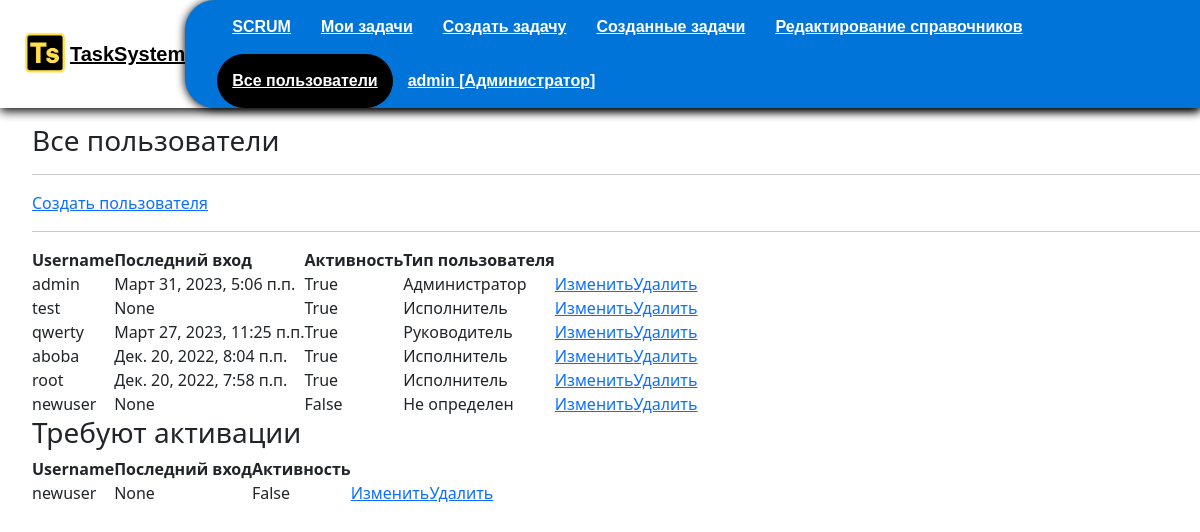
Before: /all_users (signed in) with the older database file.
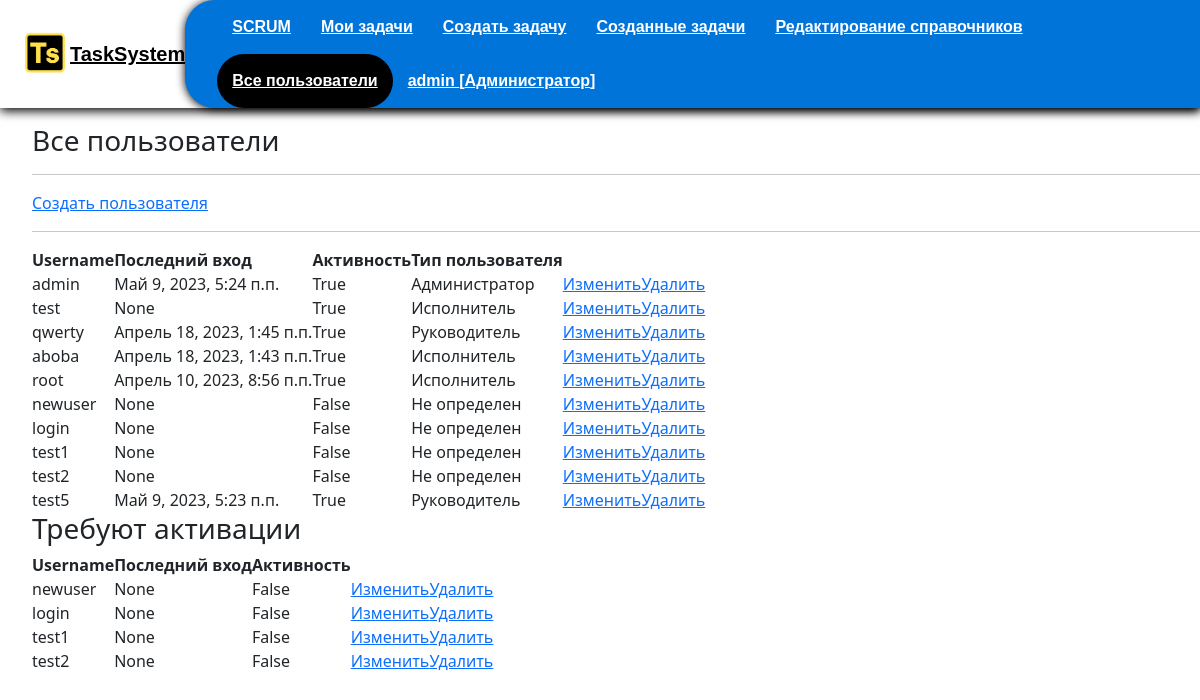
After: the same page with the newer database file.
### authapp/models.py (models this page shows, shortened)
class CustomUser(AbstractUser):
    LastAuthDate = models.DateTimeField(auto_now=True)
    is_active = models.BooleanField(verbose_name="Пользователь активирован", default=False)

class Right(models.Model):
    user_id = models.ForeignKey(CustomUser, on_delete=models.CASCADE, verbose_name="Пользователь")
    usertype_id = models.ForeignKey(Type, on_delete=models.CASCADE, verbose_name="Тип пользователя", null=True)

class Type(models.Model):
    name = models.CharField("Название", blank=True, max_length=40)

### mainapp/views.py (the view)
# urls.py: path('all_users', mainapp.all_users, name="all_users"),
@user_passes_test(lambda u: u.is_superuser)
def all_users(request):
    try:
        right = Right.objects.get(user_id=request.user)
    except:
        right = None
    users = CustomUser.objects.all().values_list('id', 'username', 'last_login', 'is_active', 'right__usertype_id__name')
    users.query = pickle.loads(pickle.dumps(users.query))
    usersdata = UserData.objects.all()
    non_active_user = CustomUser.objects.filter(is_active=False)
    return render(request, 'mainapp/all_users.html', context={
        'title':"Все пользователи",
        "right":right,
        'users': users,
        'userdata': usersdata,
        'non_active_user': non_active_user
    })

### mainapp/templates/mainapp/all_users.html (shortened to what this page needs)
{% load static %}
{% include 'mainapp/includes/menu_inc.html' %}
<div class='page_style'>
<h3>Все пользователи</h3>
<hr>
<a class="button" href ="{% url 'auth:create_user' %}" >Создать пользователя </a>
<hr>
<table class="primary">
    <thead>
      <tr>
        <th>Username</th>
        <th>Последний вход</th>
        <th>Активность<th>
        <th>Тип пользователя</th>
        <th><th>
      </tr>
    </thead>
    <tbody>
        {% for user in users %}
      <tr>
        <td>{{user.username}}</td>
        <td>{{user.last_login}}</td>
        <td>{{user.is_active}}</td>
        <td>{% if user.right__usertype_id__name %}{{user.right__usertype_id__name}} {% else %} Не определен {%endif%}</td>
        <td><a href ="{% url 'edit_user' user.id %}">Изменить  </a></td>
        <td><a href ="{% url 'delete_user' user.id %}">Удалить </a></td>
      </tr>
      {% endfor %}
    </tbody>
  </table>
<h3>Требуют активации</h3>
<table class="primary">
    <thead>
      <tr>
        <th>Username</th>
        <th>Последний вход</th>
        <th>Активность<th>
        <th><th>
      </tr>
    </thead>
    <tbody>
        {% for user in non_active_user %}
      <tr>
        <td>{{user.username}}</td>
        <td>{{user.last_login}}</td>
        <td>{{user.is_active}}</td>
        <td><a href ="{% url 'edit_user' user.id %}">Изменить  </a></td>
        <td><a href ="{% url 'delete_user' user.id %}">Удалить </a></td>
      </tr>
      {% endfor %}
    </tbody>
  </table>
</div>

### mainapp/templates/mainapp/includes/menu_inc.html (shortened to what this page needs)
{% load static %}
<!DOCTYPE html>
<html lang="en">
<head>
  <link rel="stylesheet" type="text/css" href="{% static 'css/task.css' %}">
  <link rel="stylesheet" type="text/css" href="{% static 'css/style.css' %}">
  <link rel="stylesheet" type="text/css" href="{% static 'css/scrum.css' %}">
  <link rel="stylesheet" type="text/css" href="{% static 'css/menu.css' %}">
  <link href="{% static 'colorfield/css/colorpicker.css' %}" rel="stylesheet">
  <link href="{% static 'css/colorfield.css' %}" rel="stylesheet">
  <link rel="stylesheet" type="text/css" href="{% static 'colorfield/css/color-picker.css' %}">
  <link href="https://cdn.jsdelivr.net/npm/bootstrap@5.2.0-beta1/dist/css/bootstrap.min.css" rel="stylesheet">
    <link rel="stylesheet" href="https://cdn.jsdelivr.net/npm/picnic">
</head>
<body>
  <header class='header'>
    <div class='block-logo'>
      <a href='{% url "main" %}' class="logo"><img src="{% static 'images/TSlogo.png' %}" width="50" height="50"></a>
      <p class='logo-text'><a href='{% url "main" %}' class='logo-text'>TaskSystem</a></p>
    </div>
    <nav class='menu-items'>
      <ul class='menu-item'>
        <li><a href="{% url 'main' %}" class="{% if request.resolver_match.url_name == 'main' %} active_url {% endif %}">SCRUM</a></li>
        <li><a href="{% url 'mytasks:task_view' %}" class="{% if request.resolver_match.url_name == 'task_view' %} active_url  {% endif %}">Мои задачи</a></li>
        {% if right.usertype_id.name == "Руководитель" or right.usertype_id.name == "Администратор" %}
        <li><a href="{% url 'create' %}" class="{% if request.resolver_match.url_name == 'create' %} active_url{% endif %}">Создать задачу</a></li>
        <li><a href="{% url 'creation_tasks' %}" class="{% if request.resolver_match.url_name == 'creation_tasks' %} active_url {% endif %}">Созданные задачи</a></li>
        {% endif %}
        {% if request.user.is_superuser %}
        <li><a href="{% url 'edit_directory:directory_view' %} " class="{% if request.resolver_match.url_name == 'directory_view' %} active_url {% endif %}">Редактирование справочников</a></li>
        <li><a href="{% url 'all_users' %}" class="{% if request.resolver_match.url_name == 'all_users' %} active_url {% endif %}">Все пользователи</a></li>
        {% endif %}
        <li><a href="#" class="{% if request.resolver_match.url_name == 'account' %} active_url {% endif %}">{{ user.username }} {% if right.usertype_id.name %}[{{right.usertype_id.name}}]{% else %} [Не определен] {% endif %}</a>
      </li>
      </ul>
    </nav>
  </header>

### static/css/style.css (style rules this page uses)
.page_style { margin-left: 2em; margin-top: 1em; padding-bottom: 2em; }

### static/css/menu.css (style rules this page uses)
* { margin: 0; padding: 0; box-sizing: border-box; list-style: none; text-decoration: none; }
.header { display: flex; justify-content: space-between; align-items: center; height: auto; box-shadow: 0 3px 10px #000; font-family: sans-serif; }
.block-logo { display: flex; justify-content: center; align-items: center; }
.block-logo { transition: .5s; padding-left: 20px; }
.logo-text { margin-bottom: 0; font-weight: 700; transition: .5s; font-size: 20px; font-weight: 900; color: #000; }
.logo { width: 50px; height: 50px; transition: .5s; font-size: 20px; font-weight: 900; color: #000; z-index: 0; }
.menu-items { position: initial !important; border-top-left-radius: 30px; border-bottom-left-radius: 30px; font-family: sans-serif; background-color: #0074d9; box-shadow: 0 1px 10px #000; }
header nav ul li { position: relative; float: left; }
header nav ul li a { padding: 15px; color: #fff; font-size: 16px; font-family: sans-serif; font-weight: 600; display: block; }
.active_url { border-radius: 50px; background-color: #000; color: #fff; }

Changed rows visible on the page:
changed CustomUser "admin": last_login "Март 31, 2023, 5:06 п.п." → "Май 9, 2023, 5:24 п.п."
changed CustomUser "qwerty": last_login "Март 27, 2023, 11:25 п.п." → "Апрель 18, 2023, 1:45 п.п."
changed CustomUser "aboba": last_login "Дек. 20, 2022, 8:04 п.п." → "Апрель 18, 2023, 1:43 п.п."
changed CustomUser "root": last_login "Дек. 20, 2022, 7:58 п.п." → "Апрель 10, 2023, 8:56 п.п."
added CustomUser: username "login", last_login "None", is_active "False", shows "Не определен"
added CustomUser: username "test1", last_login "None", is_active "False", shows "Не определен"
added CustomUser: username "test2", last_login "None", is_active "False", shows "Не определен"
added CustomUser: username "test5", last_login "Май 9, 2023, 5:23 п.п.", is_active "True", right__usertype_id__name "Руководитель", shown under "Все пользователи"
